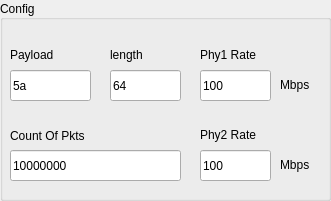
   <widget class="QGroupBox" name="config_group">
    <property name="geometry">
     <rect>
      <x>10</x>
      <y>240</y>
      <width>331</width>
      <height>201</height>
     </rect>
    </property>
    <property name="sizePolicy">
     <sizepolicy hsizetype="Preferred" vsizetype="Preferred">
      <horstretch>0</horstretch>
      <verstretch>0</verstretch>
     </sizepolicy>
    </property>
    <property name="title">
     <string>Config</string>
    </property>
    <property name="alignment">
     <set>Qt::AlignLeading|Qt::AlignLeft|Qt::AlignVCenter</set>
    </property>
    <widget class="QLabel" name="label_15">
     <property name="geometry">
      <rect>
       <x>10</x>
       <y>120</y>
       <width>181</width>
       <height>31</height>
      </rect>
     </property>
     <property name="sizePolicy">
      <sizepolicy hsizetype="Preferred" vsizetype="Preferred">
       <horstretch>0</horstretch>
       <verstretch>0</verstretch>
      </sizepolicy>
     </property>
     <property name="text">
      <string>Count Of Pkts</string>
     </property>
    </widget>
    <widget class="QLineEdit" name="pkt_num">
     <property name="geometry">
      <rect>
       <x>10</x>
       <y>150</y>
       <width>171</width>
       <height>31</height>
      </rect>
     </property>
     <property name="sizePolicy">
      <sizepolicy hsizetype="Preferred" vsizetype="Preferred">
       <horstretch>0</horstretch>
       <verstretch>0</verstretch>
      </sizepolicy>
     </property>
     <property name="palette">
      <palette>
       <active>
        <colorrole role="WindowText">
         <brush brushstyle="SolidPattern">
          <color alpha="255">
           <red>217</red>
           <green>116</green>
           <blue>43</blue>
          </color>
         </brush>
        </colorrole>
        <colorrole role="Button">
         <brush brushstyle="SolidPattern">
          <color alpha="0">
           <red>191</red>
           <green>64</green>
           <blue>64</blue>
          </color>
         </brush>
        </colorrole>
        <colorrole role="Base">
         <brush brushstyle="SolidPattern">
          <color alpha="255">
           <red>255</red>
           <green>255</green>
           <blue>255</blue>
          </color>
         </brush>
        </colorrole>
       </active>
       <inactive>
        <colorrole role="WindowText">
         <brush brushstyle="SolidPattern">
          <color alpha="255">
           <red>217</red>
           <green>116</green>
           <blue>43</blue>
          </color>
         </brush>
        </colorrole>
        <colorrole role="Button">
         <brush brushstyle="SolidPattern">
          <color alpha="0">
           <red>191</red>
           <green>64</green>
           <blue>64</blue>
          </color>
         </brush>
        </colorrole>
        <colorrole role="Base">
         <brush brushstyle="SolidPattern">
          <color alpha="255">
           <red>255</red>
           <green>255</green>
           <blue>255</blue>
          </color>
         </brush>
        </colorrole>
       </inactive>
       <disabled>
        <colorrole role="WindowText">
         <brush brushstyle="SolidPattern">
          <color alpha="255">
           <red>211</red>
           <green>215</green>
           <blue>207</blue>
          </color>
         </brush>
        </colorrole>
        <colorrole role="Button">
         <brush brushstyle="SolidPattern">
          <color alpha="0">
           <red>191</red>
           <green>64</green>
           <blue>64</blue>
          </color>
         </brush>
        </colorrole>
        <colorrole role="Base">
         <brush brushstyle="SolidPattern">
          <color alpha="255">
           <red>239</red>
           <green>239</green>
           <blue>239</blue>
          </color>
         </brush>
        </colorrole>
       </disabled>
      </palette>
     </property>
     <property name="inputMask">
      <string>9999999999</string>
     </property>
     <property name="text">
      <string>10000000</string>
     </property>
     <property name="maxLength">
      <number>10</number>
     </property>
    </widget>
    <widget class="QLabel" name="label_10">
     <property name="geometry">
      <rect>
       <x>200</x>
       <y>40</y>
       <width>91</width>
       <height>31</height>
      </rect>
     </property>
     <property name="sizePolicy">
      <sizepolicy hsizetype="Preferred" vsizetype="Preferred">
       <horstretch>0</horstretch>
       <verstretch>0</verstretch>
      </sizepolicy>
     </property>
     <property name="text">
      <string>&lt;html&gt;&lt;head/&gt;&lt;body&gt;&lt;p&gt;Phy1 Rate&lt;/p&gt;&lt;/body&gt;&lt;/html&gt;</string>
     </property>
    </widget>
    <widget class="QLineEdit" name="IPG1">
     <property name="geometry">
      <rect>
       <x>200</x>
       <y>70</y>
       <width>71</width>
       <height>31</height>
      </rect>
     </property>
     <property name="sizePolicy">
      <sizepolicy hsizetype="Preferred" vsizetype="Preferred">
       <horstretch>0</horstretch>
       <verstretch>0</verstretch>
      </sizepolicy>
     </property>
     <property name="palette">
      <palette>
       <active>
        <colorrole role="Button">
         <brush brushstyle="SolidPattern">
          <color alpha="0">
           <red>191</red>
           <green>64</green>
           <blue>64</blue>
          </color>
         </brush>
        </colorrole>
       </active>
       <inactive>
        <colorrole role="Button">
         <brush brushstyle="SolidPattern">
          <color alpha="0">
           <red>191</red>
           <green>64</green>
           <blue>64</blue>
          </color>
         </brush>
        </colorrole>
       </inactive>
       <disabled>
        <colorrole role="Button">
         <brush brushstyle="SolidPattern">
          <color alpha="0">
           <red>191</red>
           <green>64</green>
           <blue>64</blue>
          </color>
         </brush>
        </colorrole>
       </disabled>
      </palette>
     </property>
     <property name="inputMask">
      <string>999</string>
     </property>
     <property name="text">
      <string>100</string>
     </property>
     <property name="maxLength">
      <number>3</number>
     </property>
     <property name="cursorPosition">
      <number>3</number>
     </property>
    </widget>
    <widget class="QLabel" name="label_12">
     <property name="geometry">
      <rect>
       <x>10</x>
       <y>40</y>
       <width>161</width>
       <height>31</height>
      </rect>
     </property>
     <property name="sizePolicy">
      <sizepolicy hsizetype="Preferred" vsizetype="Preferred">
       <horstretch>0</horstretch>
       <verstretch>0</verstretch>
      </sizepolicy>
     </property>
     <property name="text">
      <string>&lt;html&gt;&lt;head/&gt;&lt;body&gt;&lt;p&gt;Payload&lt;/p&gt;&lt;/body&gt;&lt;/html&gt;</string>
     </property>
    </widget>
    <widget class="QLineEdit" name="payload_val">
     <property name="enabled">
      <bool>true</bool>
     </property>
     <property name="geometry">
      <rect>
       <x>10</x>
       <y>70</y>
       <width>81</width>
       <height>31</height>
      </rect>
     </property>
     <property name="sizePolicy">
      <sizepolicy hsizetype="Preferred" vsizetype="Preferred">
       <horstretch>0</horstretch>
       <verstretch>0</verstretch>
      </sizepolicy>
     </property>
     <property name="palette">
      <palette>
       <active>
        <colorrole role="Button">
         <brush brushstyle="SolidPattern">
          <color alpha="0">
           <red>191</red>
           <green>64</green>
           <blue>64</blue>
          </color>
         </brush>
        </colorrole>
       </active>
       <inactive>
        <colorrole role="Button">
         <brush brushstyle="SolidPattern">
          <color alpha="0">
           <red>191</red>
           <green>64</green>
           <blue>64</blue>
          </color>
         </brush>
        </colorrole>
       </inactive>
       <disabled>
        <colorrole role="Button">
         <brush brushstyle="SolidPattern">
          <color alpha="0">
           <red>191</red>
           <green>64</green>
           <blue>64</blue>
          </color>
         </brush>
        </colorrole>
       </disabled>
      </palette>
     </property>
     <property name="inputMask">
      <string>HH</string>
     </property>
     <property name="text">
      <string>5a</string>
     </property>
     <property name="maxLength">
      <number>2</number>
     </property>
    </widget>
    <widget class="QLabel" name="label_14">
     <property name="geometry">
      <rect>
       <x>110</x>
       <y>40</y>
       <width>111</width>
       <height>31</height>
      </rect>
     </property>
     <property name="sizePolicy">
      <sizepolicy hsizetype="Preferred" vsizetype="Preferred">
       <horstretch>0</horstretch>
       <verstretch>0</verstretch>
      </sizepolicy>
     </property>
     <property name="text">
      <string>&lt;html&gt;&lt;head/&gt;&lt;body&gt;&lt;p&gt;length&lt;/p&gt;&lt;/body&gt;&lt;/html&gt;</string>
     </property>
    </widget>
    <widget class="QLineEdit" name="length_val">
     <property name="geometry">
      <rect>
       <x>110</x>
       <y>70</y>
       <width>71</width>
       <height>31</height>
      </rect>
     </property>
     <property name="sizePolicy">
      <sizepolicy hsizetype="Preferred" vsizetype="Preferred">
       <horstretch>0</horstretch>
       <verstretch>0</verstretch>
      </sizepolicy>
     </property>
     <property name="palette">
      <palette>
       <active>
        <colorrole role="Button">
         <brush brushstyle="SolidPattern">
          <color alpha="0">
           <red>191</red>
           <green>64</green>
           <blue>64</blue>
          </color>
         </brush>
        </colorrole>
       </active>
       <inactive>
        <colorrole role="Button">
         <brush brushstyle="SolidPattern">
          <color alpha="0">
           <red>191</red>
           <green>64</green>
           <blue>64</blue>
          </color>
         </brush>
        </colorrole>
       </inactive>
       <disabled>
        <colorrole role="Button">
         <brush brushstyle="SolidPattern">
          <color alpha="0">
           <red>191</red>
           <green>64</green>
           <blue>64</blue>
          </color>
         </brush>
        </colorrole>
       </disabled>
      </palette>
     </property>
     <property name="inputMask">
      <string>9999</string>
     </property>
     <property name="text">
      <string>64</string>
     </property>
     <property name="maxLength">
      <number>4</number>
     </property>
    </widget>
    <widget class="QLineEdit" name="IPG2">
     <property name="geometry">
      <rect>
       <x>200</x>
       <y>150</y>
       <width>71</width>
       <height>31</height>
      </rect>
     </property>
     <property name="sizePolicy">
      <sizepolicy hsizetype="Preferred" vsizetype="Preferred">
       <horstretch>0</horstretch>
       <verstretch>0</verstretch>
      </sizepolicy>
     </property>
     <property name="palette">
      <palette>
       <active>
        <colorrole role="Button">
         <brush brushstyle="SolidPattern">
          <color alpha="0">
           <red>191</red>
           <green>64</green>
           <blue>64</blue>
          </color>
         </brush>
        </colorrole>
       </active>
       <inactive>
        <colorrole role="Button">
         <brush brushstyle="SolidPattern">
          <color alpha="0">
           <red>191</red>
           <green>64</green>
           <blue>64</blue>
          </color>
         </brush>
        </colorrole>
       </inactive>
       <disabled>
        <colorrole role="Button">
         <brush brushstyle="SolidPattern">
          <color alpha="0">
           <red>191</red>
           <green>64</green>
           <blue>64</blue>
          </color>
         </brush>
        </colorrole>
       </disabled>
      </palette>
     </property>
     <property name="inputMask">
      <string>999</string>
     </property>
     <property name="text">
      <string>100</string>
     </property>
     <property name="maxLength">
      <number>3</number>
     </property>
    </widget>
    <widget class="QLabel" name="label_22">
     <property name="geometry">
      <rect>
       <x>200</x>
       <y>120</y>
       <width>91</width>
       <height>31</height>
      </rect>
     </property>
     <property name="sizePolicy">
      <sizepolicy hsizetype="Preferred" vsizetype="Preferred">
       <horstretch>0</horstretch>
       <verstretch>0</verstretch>
      </sizepolicy>
     </property>
     <property name="text">
      <string>&lt;html&gt;&lt;head/&gt;&lt;body&gt;&lt;p&gt;Phy2 Rate&lt;/p&gt;&lt;/body&gt;&lt;/html&gt;</string>
     </property>
    </widget>
    <widget class="QLabel" name="label_23">
     <property name="geometry">
      <rect>
       <x>280</x>
       <y>70</y>
       <width>51</width>
       <height>31</height>
      </rect>
     </property>
     <property name="sizePolicy">
      <sizepolicy hsizetype="Preferred" vsizetype="Preferred">
       <horstretch>0</horstretch>
       <verstretch>0</verstretch>
      </sizepolicy>
     </property>
     <property name="text">
      <string>&lt;html&gt;&lt;head/&gt;&lt;body&gt;&lt;p&gt;Mbps&lt;/p&gt;&lt;/body&gt;&lt;/html&gt;</string>
     </property>
    </widget>
    <widget class="QLabel" name="label_24">
     <property name="geometry">
      <rect>
       <x>280</x>
       <y>150</y>
       <width>51</width>
       <height>31</height>
      </rect>
     </property>
     <property name="sizePolicy">
      <sizepolicy hsizetype="Preferred" vsizetype="Preferred">
       <horstretch>0</horstretch>
       <verstretch>0</verstretch>
      </sizepolicy>
     </property>
     <property name="text">
      <string>&lt;html&gt;&lt;head/&gt;&lt;body&gt;&lt;p&gt;Mbps&lt;/p&gt;&lt;/body&gt;&lt;/html&gt;</string>
     </property>
    </widget>
   </widget>
